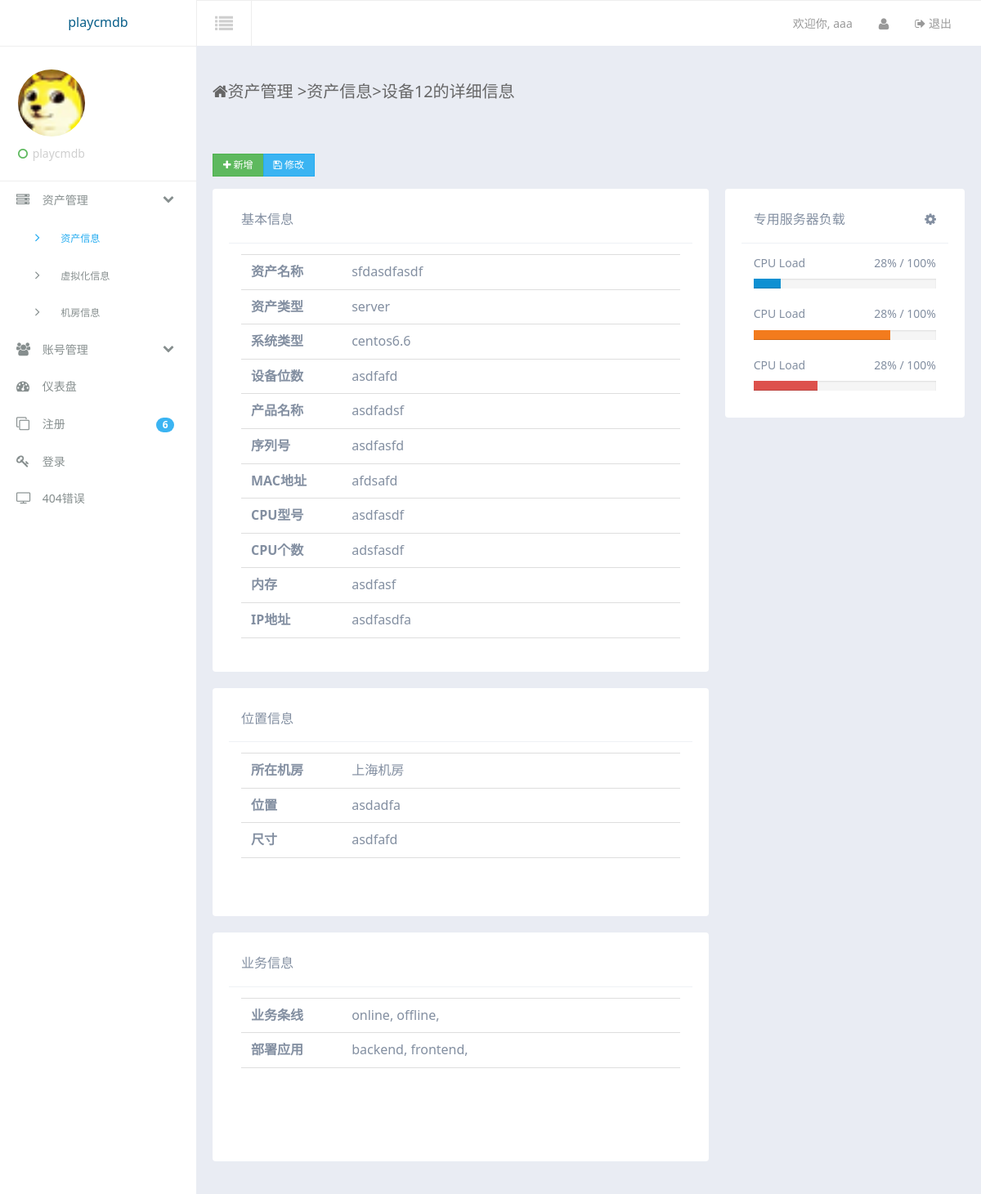
The page /assets/details/12/ (signed in) on the database its author committed.
### accounts/models.py (models this page shows, shortened)
class UserInfo(models.Model):
    username = models.CharField(max_length=50,verbose_name = u'用户名')
    password = models.CharField(max_length=50,verbose_name = u'密码')
    type = models.ForeignKey('UserType',verbose_name = u'用户类型')
    realname = models.CharField(max_length=20,verbose_name = u'真实姓名')
    telphone = models.CharField(max_length=12,verbose_name = u'用户电话')

### assets/models.py (models this page shows, shortened)
class AssetInfo(models.Model):
    asset_name = models.CharField(max_length = 40,unique=True,verbose_name = u'设备名称')
    asset_type = models.ForeignKey('AssetType',verbose_name = u'资产类型')
    system_type = models.ForeignKey('SystemType',verbose_name = u'系统类型')
    machine_type = models.CharField(max_length = 40,verbose_name = u'设备位数')
    product = models.CharField(max_length = 40,verbose_name = u'产品名称')
    serial_number = models.CharField(max_length = 40,unique=True,verbose_name = u'设备序列号')
    timestamp = models.DateTimeField(auto_now_add = True,verbose_name = u'创建时间')
    last_modified = models.DateTimeField(auto_now = True,verbose_name = u'最后修改时间')
    location = models.ForeignKey('ServerRoom',verbose_name = u'资产所在位置')
    rack = models.CharField(max_length=20,verbose_name = u'机架位置')
    size = models.CharField(max_length=20,verbose_name = u'尺寸')
    ip = models.CharField(max_length = 20,unique=True,verbose_name = u'IP地址')
    mac = models.CharField(max_length = 20,verbose_name = u'MAC地址')
    memery_size = models.CharField(max_length = 20,verbose_name = u'内存')
    cpu = models.CharField(max_length = 20,verbose_name = u'cpu型号')
    cpu_cores = models.CharField(max_length = 10,verbose_name = u'cpucore数量')
    cpu_pyhsical = models.CharField(max_length = 10,verbose_name = u'cpu物理数量')
    business = models.ManyToManyField(BusinessInfo,related_name='asset_business',verbose_name = u'归属的业务条线')
    app = models.ManyToManyField(ApplicationInfo,related_name='asset_application',verbose_name = u'部署的应用')
    status = models.CharField(max_length=1, choices=STATUS_CHOICES,default='d')

class AssetType(models.Model):
    type_name = models.CharField(max_length = 60,verbose_name = u'固定资产类型名称')
    def __unicode__(self):
        return self.type_name

class SystemType(models.Model):
    type_name = models.CharField(max_length = 60,verbose_name = u'系统类型名称')
    def __unicode__(self):
        return self.type_name

class ServerRoom(models.Model):
    room_name = models.CharField(max_length=50,verbose_name = u'机房名称')
    address = models.CharField(max_length=60,verbose_name = u'机房地址')
    def __unicode__(self):
        return self.room_name

### business/models.py (models this page shows)
class BusinessInfo(models.Model):
    business_name = models.CharField(max_length=50,verbose_name = u'业务条线')
    def __unicode__(self):
        return self.business_name

class ApplicationInfo(models.Model):
    app_name = models.CharField(max_length=50,verbose_name = u'应用名称')
    def __unicode__(self):
        return self.app_name

### assets/views.py (the view)
# urls.py: url(r'^details/(?P<id>\w+)/$',details),
@is_login_auth
def details(request,id):
    ret = {'AssetObj':None,'UserInfoObj':None,'Side':None,'SideSub':None}
    ret['Side'] = 'asset'
    ret['SideSub'] = 'index'
    AssetObj = AssetInfo.objects.get(id=id)
    ret['AssetObj'] = AssetObj
    UserInfoObj = UserInfo.objects.get(username=request.session.get('username',None))
    ret['UserInfoObj'] = UserInfoObj
    ret['id'] = id
    return render_to_response('assets/details.html',ret)

### templates/assets/details.html
{% extends "suit/base.html" %}
{% block content %}
<div class="container-fluid am-cf">
    <div class="row">
        <div class="am-u-sm-12 am-u-md-12 am-u-lg-9">
        	<div class="page-header-heading"><span class="am-icon-home page-header-heading-icon"></span>资产管理 <span class="c-gray en">&gt;</span>资产信息<span class="c-gray en">&gt;</span>设备{{ AssetObj.id }}的详细信息</div>
        </div>
    </div>
</div>
<div class="row-content am-cf">
                <div class="row am-cf">
                                <div class="am-u-sm-12 am-u-md-6 am-u-lg-6">
                                    <div class="am-form-group">
                                        <div class="am-btn-toolbar">
                                            <div class="am-btn-group am-btn-group-xs">
                                            	<a href="/assets/newasset" class="am-btn am-btn-default am-btn-success" role="button" target="_blank"><span class="am-icon-plus"></span> 新增</a>
                                            	<a href="/assets/editasset/{{ AssetObj.id }}" class="am-btn am-btn-default am-btn-secondary" role="button"><span class="am-icon-save"></span> 修改</a>
                                            </div>
                                        </div>
                                    </div>
                                </div>
                    <div class="am-u-sm-12 am-u-md-12  am-u-lg-8">
                        <div class="widget am-cf">
                            <div class="widget-head am-cf">
                                <div class="widget-title am-fl">基本信息</div>
                            </div>
                            <div class="widget-body-lg widget-body am-fr" >
							<ul class="am-list am-list-static">
							  <li><label class="am-u-sm-3 am-form-label">资产名称</label>{{ AssetObj.asset_name }}</li>
							  <li><label for="user-email" class="am-u-sm-3 am-form-label">资产类型</label>{{ AssetObj.asset_type }}</li>
							  <li><label for="user-email" class="am-u-sm-3 am-form-label">系统类型</label>{{ AssetObj.system_type }}</li>
							  <li><label for="user-email" class="am-u-sm-3 am-form-label">设备位数</label>{{ AssetObj.machine_type }}</li>
							  <li><label for="user-email" class="am-u-sm-3 am-form-label">产品名称</label>{{ AssetObj.product }}</li>
							  <li><label for="user-email" class="am-u-sm-3 am-form-label">序列号</label>{{ AssetObj.serial_number }}</li>
							  <li><label for="user-email" class="am-u-sm-3 am-form-label">MAC地址</label>{{ AssetObj.mac }}</li>
							  <li><label for="user-email" class="am-u-sm-3 am-form-label">CPU型号</label>{{ AssetObj.cpu }}</li>
							  <li><label for="user-email" class="am-u-sm-3 am-form-label">CPU个数</label>{{ AssetObj.cpu_pyhsical }}</li>
							  <li><label for="user-email" class="am-u-sm-3 am-form-label">内存</label>{{ AssetObj.memery_size }}</li>
							  <li><label for="user-email" class="am-u-sm-3 am-form-label">IP地址</label>{{ AssetObj.ip }}</li>
							</ul>
                            </div>
                        </div>
                        <div class="widget am-cf">
                            <div class="widget-head am-cf">
                                <div class="widget-title am-fl">位置信息</div>
                            </div>
                            <div class="widget-body-md widget-body am-fr" >
							<ul class="am-list am-list-static">
							  <li><label for="user-email" class="am-u-sm-3 am-form-label">所在机房</label>{{ AssetObj.location }}</li>
							  <li><label for="user-email" class="am-u-sm-3 am-form-label">位置</label>{{ AssetObj.rack }}</li>
							  <li><label for="user-email" class="am-u-sm-3 am-form-label">尺寸</label>{{ AssetObj.size }}</li>
							</ul>
                            </div>
                        </div>
                        <div class="widget am-cf">
                            <div class="widget-head am-cf">
                                <div class="widget-title am-fl">业务信息</div>
                            </div>
                            <div class="widget-body-md widget-body am-fr" >
							<ul class="am-list am-list-static">
							  <li><label for="user-email" class="am-u-sm-3 am-form-label">业务条线</label>
							  {% for i in AssetObj.business.all %}
							  {{ i }},
							  {% endfor %}
							  </li>
							  <li><label for="user-email" class="am-u-sm-3 am-form-label">部署应用</label>
							  {% for i in AssetObj.app.all %}
							  {{ i }},
							  {% endfor %}
							  </li>
							</ul>
                            </div>
                        </div>
                    </div>
                    <div class="am-u-sm-12 am-u-md-12  am-u-lg-4">
                        <div class="widget am-cf">
                            <div class="widget-head am-cf">
                                <div class="widget-title am-fl">专用服务器负载</div>
                                <div class="widget-function am-fr">
                                    <a href="javascript:;" class="am-icon-cog"></a>
                                </div>
                            </div>
                            <div class="widget-body widget-body-md am-fr">
                                <div class="am-progress-title">CPU Load <span class="am-fr am-progress-title-more">28% / 100%</span></div>
                                <div class="am-progress">
                                    <div class="am-progress-bar" style="width: 15%"></div>
                                </div>
                                <div class="am-progress-title">CPU Load <span class="am-fr am-progress-title-more">28% / 100%</span></div>
                                <div class="am-progress">
                                    <div class="am-progress-bar  am-progress-bar-warning" style="width: 75%"></div>
                                </div>
                                <div class="am-progress-title">CPU Load <span class="am-fr am-progress-title-more">28% / 100%</span></div>
                                <div class="am-progress">
                                    <div class="am-progress-bar am-progress-bar-danger" style="width: 35%"></div>
                                </div>
                            </div>
                        </div>
                    </div>
                </div>
</div>
{% endblock %}

### templates/suit/base.html (shortened to what this page needs)
<!DOCTYPE html>
<html lang="en">
<head>
    <link rel="stylesheet" href="/static/assets/css/amazeui.min.css" />
    <link rel="stylesheet" href="/static/assets/css/amazeui.datatables.min.css" />
    <link rel="stylesheet" href="/static/assets/css/app.css">
</head>
<body data-type="widgets" class="theme-white">
    <div class="am-g tpl-g">
        <header>
            <div class="am-fl tpl-header-logo">
                <a href="javascript:;">playcmdb</a>
            </div>
            <div class="tpl-header-fluid">
                <div class="am-fl tpl-header-switch-button am-icon-list">
                </div>
                <div class="am-fr tpl-header-navbar">
                    <ul>
                        <li class="am-text-sm tpl-header-navbar-welcome">
                            <a href="javascript:;">欢迎你, <span>{{ UserInfoObj.username }}</span> </a>
                        </li>
                        <li class="am-dropdown" data-am-dropdown>
                            <a href="javascript:;" class="am-dropdown-toggle" data-am-dropdown-toggle>
                                <i class="am-icon-user"></i>
                            </a>
                        </li>
                        <li class="am-text-sm">
                            <a href="/accounts/logout/">
                                <span class="am-icon-sign-out"></span> 退出
                            </a>
                        </li>
                    </ul>
                </div>
            </div>
        </header>
        <div class="left-sidebar">
            <div class="tpl-sidebar-user-panel">
                <div class="tpl-user-panel-slide-toggleable">
                    <div class="tpl-user-panel-profile-picture">
                        <img src="/static/assets/img/favicon.ico" alt="">
                    </div>
                    <span class="user-panel-logged-in-text">
              		<i class="am-icon-circle-o am-text-success tpl-user-panel-status-icon"></i>
					playcmdb
          			</span>
                </div>
            </div>
            <ul class="sidebar-nav">
                <li class="sidebar-nav-link">
                    <a href="javascript:;" class="sidebar-nav-sub-title">
                        <i class="am-icon-server sidebar-nav-link-logo"></i> 资产管理
                        <span class="am-icon-chevron-down am-fr am-margin-right-sm "></span>
                    </a>
                    <ul class="sidebar-nav sidebar-nav-sub" {% ifequal Side "asset" %} style="display: block;"{% endifequal %}>
                        <li class="sidebar-nav-link">
                            <a href="/assets/index/" {% ifequal SideSub "index" %} class="sub-active" {% endifequal %}>
                                <span class="am-icon-angle-right sidebar-nav-link-logo"></span> 资产信息
                            </a>
                        </li>
                        <li class="sidebar-nav-link">
                            <a href="/assets/virtual/" {% ifequal SideSub "virtual" %} class="sub-active" {% endifequal %}>
                                <span class="am-icon-angle-right sidebar-nav-link-logo"></span> 虚拟化信息
                            </a>
                        </li>
                        <li class="sidebar-nav-link">
                            <a href="table-list-img.html">
                                <span class="am-icon-angle-right sidebar-nav-link-logo"></span> 机房信息
                            </a>
                        </li>
                    </ul>
                </li>
                <li class="sidebar-nav-link">
                    <a href="javascript:;" class="sidebar-nav-sub-title">
                        <i class="am-icon-group sidebar-nav-link-logo"></i> 账号管理
                        <span class="am-icon-chevron-down am-fr am-margin-right-sm "></span>
                    </a>
                </li>
                <li class="sidebar-nav-link">
                    <a href="login.html">
                        <i class="am-icon-dashboard sidebar-nav-link-logo"></i> 仪表盘
                    </a>
                </li>
                <li class="sidebar-nav-link">
                    <a href="sign-up.html">
                        <i class="am-icon-clone sidebar-nav-link-logo"></i> 注册
                        <span class="am-badge am-badge-secondary sidebar-nav-link-logo-ico am-round am-fr am-margin-right-sm">6</span>
                    </a>
                </li>
                <li class="sidebar-nav-link">
                    <a href="login.html">
                        <i class="am-icon-key sidebar-nav-link-logo"></i> 登录
                    </a>
                </li>
                <li class="sidebar-nav-link">
                    <a href="404.html">
                        <i class="am-icon-tv sidebar-nav-link-logo"></i> 404错误
                    </a>
                </li>
            </ul>
        </div>
        <div class="tpl-content-wrapper">
			{% block content %}{% endblock %}
        </div>
    </div>
</body>
</html>

### rows shown on the page
UserInfo: username "aaa"
AssetInfo: id "12", asset_name "sfdasdfasdf", asset_type "server", system_type "centos6.6", machine_type "asdfafd", product "asdfadsf", serial_number "asdfasfd", mac "afdsafd", cpu "asdfasdf", cpu_pyhsical "adsfasdf", memery_size "asdfasf", ip "asdfasdfa", location "上海机房", rack "asdadfa", size "asdfafd"
BusinessInfo: business_name "online"
BusinessInfo: business_name "offline"
ApplicationInfo: app_name "backend"
ApplicationInfo: app_name "frontend"
